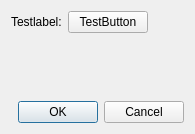
<?xml version="1.0" encoding="UTF-8"?>
<ui version="4.0">
 <class>Dialog</class>
 <widget class="QDialog" name="Dialog">
  <property name="geometry">
   <rect>
    <x>0</x>
    <y>0</y>
    <width>195</width>
    <height>134</height>
   </rect>
  </property>
  <property name="windowTitle">
   <string>Dialog</string>
  </property>
  <layout class="QFormLayout" name="formLayout">
   <property name="fieldGrowthPolicy">
    <enum>QFormLayout::ExpandingFieldsGrow</enum>
   </property>
   <item row="0" column="0">
    <widget class="QLabel" name="testLabel">
     <property name="text">
      <string>Testlabel:</string>
     </property>
    </widget>
   </item>
   <item row="0" column="1">
    <widget class="QPushButton" name="testButton">
     <property name="text">
      <string>TestButton</string>
     </property>
    </widget>
   </item>
   <item row="1" column="1">
    <widget class="QLabel" name="testIcon">
     <property name="text">
      <string/>
     </property>
     <property name="pixmap">
      <pixmap resource="../example.qrc">:/images/icon.png</pixmap>
     </property>
    </widget>
   </item>
   <item row="2" column="0" colspan="2">
    <widget class="QDialogButtonBox" name="buttonBox">
     <property name="orientation">
      <enum>Qt::Horizontal</enum>
     </property>
     <property name="standardButtons">
      <set>QDialogButtonBox::Cancel|QDialogButtonBox::Ok</set>
     </property>
    </widget>
   </item>
   <item row="1" column="0">
    <spacer name="verticalSpacer">
     <property name="orientation">
      <enum>Qt::Vertical</enum>
     </property>
     <property name="sizeHint" stdset="0">
      <size>
       <width>20</width>
       <height>64</height>
      </size>
     </property>
    </spacer>
   </item>
  </layout>
 </widget>
 <resources>
  <include location="../example.qrc"/>
 </resources>
 <connections>
  <connection>
   <sender>buttonBox</sender>
   <signal>accepted()</signal>
   <receiver>Dialog</receiver>
   <slot>accept()</slot>
   <hints>
    <hint type="sourcelabel">
     <x>248</x>
     <y>254</y>
    </hint>
    <hint type="destinationlabel">
     <x>157</x>
     <y>274</y>
    </hint>
   </hints>
  </connection>
  <connection>
   <sender>buttonBox</sender>
   <signal>rejected()</signal>
   <receiver>Dialog</receiver>
   <slot>reject()</slot>
   <hints>
    <hint type="sourcelabel">
     <x>316</x>
     <y>260</y>
    </hint>
    <hint type="destinationlabel">
     <x>286</x>
     <y>274</y>
    </hint>
   </hints>
  </connection>
 </connections>
</ui>
